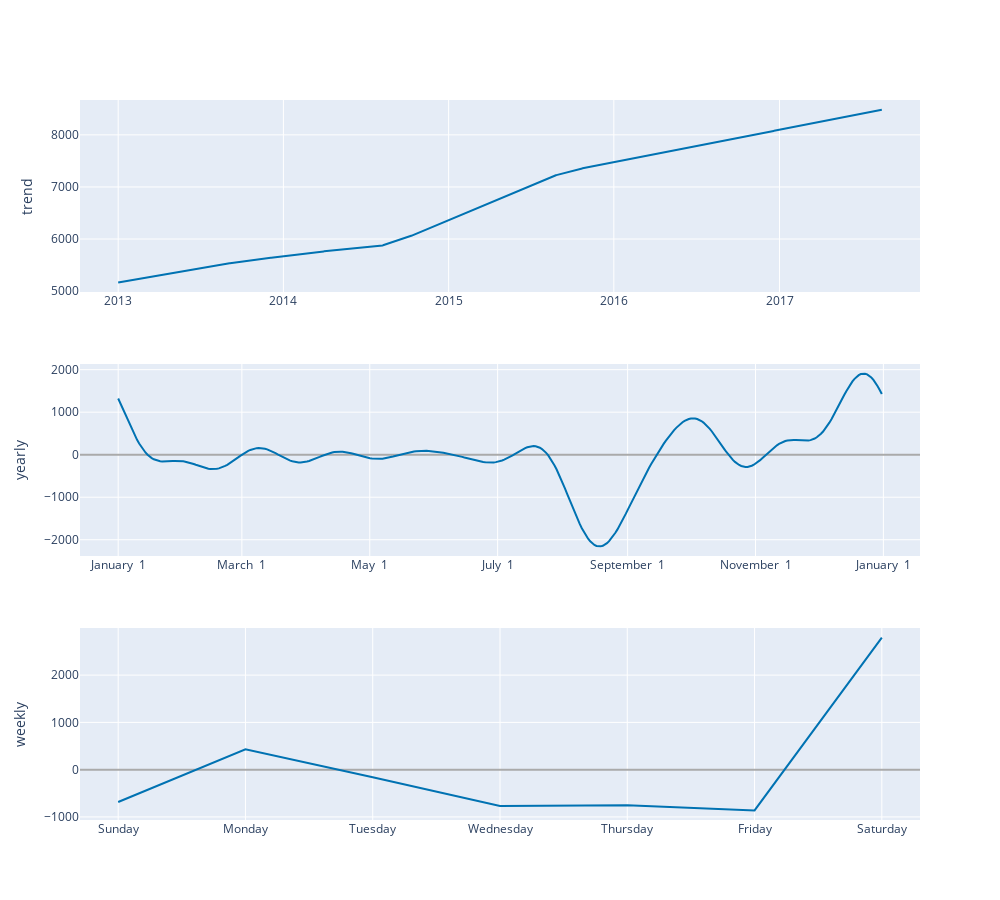

Source (notebook cell):
### Code cell
model.plot_components(forecast)

### Figure 1 — Plotly figure (JSON) as saved in the notebook; plotly's stock layout.template omitted (floating-point values rounded to 4 significant figures; data arrays with more than 128 entries replaced by an {"elided": "..."} marker saying what was removed)
{"data": [{"line": {"color": "#0072B2", "width": 2}, "mode": "lines", "name": "trend", "type": "scatter", "x": {"elided": "1684 str values"}, "xaxis": "x", "y": {"elided": "1684 float values"}, "yaxis": "y"}, {"line": {"color": "rgba(0, 114, 178, 0.2)", "width": 0}, "mode": "lines", "name": "trend_upper", "type": "scatter", "x": {"elided": "1684 str values"}, "xaxis": "x", "y": {"elided": "1684 float values"}, "yaxis": "y"}, {"fill": "tonexty", "fillcolor": "rgba(0, 114, 178, 0.2)", "line": {"color": "rgba(0, 114, 178, 0.2)", "width": 0}, "mode": "lines", "name": "trend_lower", "type": "scatter", "x": {"elided": "1684 str values"}, "xaxis": "x", "y": {"elided": "1684 float values"}, "yaxis": "y"}, {"line": {"color": "#0072B2", "width": 2}, "mode": "lines", "name": "yearly", "type": "scatter", "x": {"elided": "365 str values"}, "xaxis": "x2", "y": {"elided": "365 float values"}, "yaxis": "y2"}, {"line": {"color": "#0072B2", "width": 2}, "mode": "lines", "name": "weekly", "type": "scatter", "x": ["2017-01-01T00:00:00", "2017-01-02T00:00:00", "2017-01-03T00:00:00", "2017-01-04T00:00:00", "2017-01-05T00:00:00", "2017-01-06T00:00:00", "2017-01-07T00:00:00"], "xaxis": "x3", "y": [-684.2, 431.7, -158.6, -769.4, -751.1, -862.1, 2794.0], "yaxis": "y3"}], "layout": {"height": 900, "showlegend": false, "width": 1000, "xaxis": {"anchor": "y", "domain": [0, 1], "range": ["2012-10-08T15:36:00", "2017-11-07T08:24:00"], "type": "date"}, "xaxis2": {"anchor": "y2", "domain": [0, 1], "range": ["2016-12-13T18:54:02.958904115", "2018-01-18T11:04:57.863013581"], "tickformat": "%B %e", "type": "date"}, "xaxis3": {"anchor": "y3", "domain": [0, 1], "range": ["2016-12-31T16:48:00", "2017-01-07T07:12:00"], "tickformat": "%A", "type": "date"}, "yaxis": {"anchor": "x", "domain": [0.7333, 1], "rangemode": "normal", "title": {"text": "trend"}, "zerolinecolor": "#AAA"}, "yaxis2": {"anchor": "x2", "domain": [0.3667, 0.6333], "title": {"text": "yearly"}, "zerolinecolor": "#AAA"}, "yaxis3": {"anchor": "x3", "domain": [0, 0.2667], "title": {"text": "weekly"}, "zerolinecolor": "#AAA"}}}
